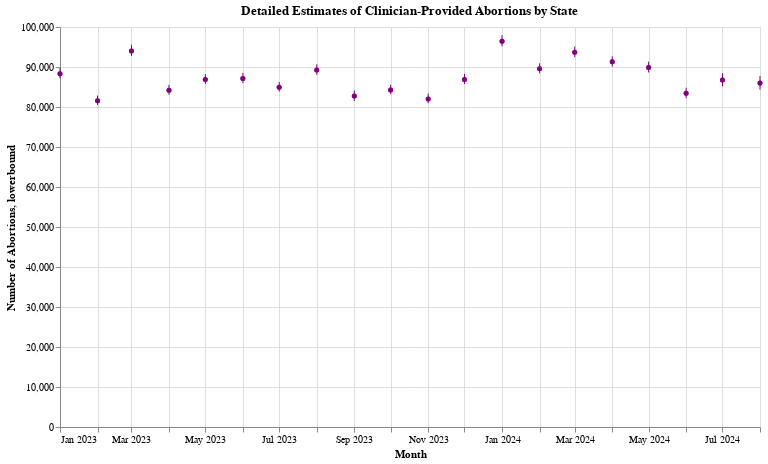

The code cell stored with this chart in its notebook:
### Code cell
# Define states with no data
no_data_states = [
    'AL', 'AR', 'ID', 'KY', 'LA', 'MS',
    'MO', 'ND', 'OK', 'SD', 'TN',
    'TX', 'WV'
]

# Add a note for states with no data
data['note'] = data['state'].apply(
    lambda x: 'No data available for this state due to a total abortion ban.' if x in no_data_states else ''
)

# Include all states in the dropdown, including those with no data
all_states = sorted(data['state'].unique().tolist() + no_data_states)
all_states = ['United States'] + [state for state in all_states if state != 'United States']

# Replace "US" with "United States"
data['state'] = data['state'].replace('US', 'United States')

# Precompute the uncertainty interval as a formatted string
data['uncertainty_interval'] = (
    data['lowerbound'].round(0).astype(int).astype(str) + "–" + data['upperbound'].round(0).astype(int).astype(str)
)

# Adjust the month column to align with the first day of each month
data['month'] = pd.to_datetime(data['month']).dt.to_period('M').dt.to_timestamp()

# Create a dropdown selector with "United States" as the default value
state_dropdown = alt.binding_select(options=all_states, name='Select State')
state_selection = alt.selection_point(fields=['state'], bind=state_dropdown, value='United States')

# Define the hover selection
hover = alt.selection_point(
    fields=['month'],
    nearest=True,
    on='mouseover',
    empty='none',
    clear='mouseout'
)

# Base chart for states with data
base_chart = alt.Chart(data).transform_filter(
    state_selection  # Filter based on selected state
).mark_point(filled=True, size=25, color='purple').encode(
    x=alt.X('month:T', title='Month', axis=alt.Axis(format='%b %Y')),
    y=alt.Y('median:Q', title='Number of Abortions'),
    tooltip=[
        alt.Tooltip('state:N', title='State'),
        alt.Tooltip('month:T', title='Month', format='%b %Y'),
        alt.Tooltip('median:Q', title='Median estimate of abortions provided', format=','),
        alt.Tooltip('uncertainty_interval:N', title='90% uncertainty interval')
    ]
).add_params(
    hover
)

# Add error bars for uncertainty intervals
error_bars = alt.Chart(data).transform_filter(
    state_selection  # Filter based on selected state
).mark_errorbar(extent='ci', color='purple').encode(
    x='month:T',
    y='lowerbound:Q',
    y2='upperbound:Q'
)

# Add a vertical line for hover interaction
hover_line = alt.Chart(data).mark_rule(color='gray').encode(
    x='month:T'
).transform_filter(
    hover  # Show the line only when hovering
)

# Add a transparent point to capture hover interactions and show the tooltip
hover_points = alt.Chart(data).mark_circle(size=25, color='purple', opacity=1).encode(
    x='month:T',
    y='median:Q',
    tooltip=[
        alt.Tooltip('month:T', title='Month', format='%b %Y'),
        alt.Tooltip('median:Q', title='Median estimate of abortions provided', format=','),
        alt.Tooltip('uncertainty_interval:N', title='90% uncertainty interval')
    ]
).add_params(
    hover
).transform_filter(
    state_selection  # Filter based on selected state
)

# Chart for states with no data
no_data_note = alt.Chart(data).transform_filter(
    state_selection  # Filter based on selected state
).transform_filter(
    alt.datum.note != ''  # Only include states with no data
).mark_text(
    align='center',
    fontSize=15,
    color='darkred'
).encode(
    text='note:N'
)

# Combine the charts
final_chart = alt.layer(
    base_chart, error_bars, hover_points, hover_line, no_data_note
).add_params(
    state_selection
).properties(
    title='Detailed Estimates of Clinician-Provided Abortions by State',
    width=700,
    height=400
)

final_chart

### Figure 1 — Vega-Lite specification as saved in the notebook (floating-point values rounded to 4 significant figures; data arrays with more than 128 entries replaced by an {"elided": "..."} marker saying what was removed)
{"config": {"view": {"continuousWidth": 300, "continuousHeight": 300}}, "layer": [{"mark": {"type": "point", "color": "purple", "filled": true, "size": 25}, "encoding": {"tooltip": [{"field": "state", "title": "State", "type": "nominal"}, {"field": "month", "format": "%b %Y", "title": "Month", "type": "temporal"}, {"field": "median", "format": ",", "title": "Median estimate of abortions provided", "type": "quantitative"}, {"field": "uncertainty_interval", "title": "90% uncertainty interval", "type": "nominal"}], "x": {"axis": {"format": "%b %Y"}, "field": "month", "title": "Month", "type": "temporal"}, "y": {"field": "median", "title": "Number of Abortions", "type": "quantitative"}}, "name": "view_29", "transform": [{"filter": {"param": "param_27"}}]}, {"mark": {"type": "errorbar", "color": "purple", "extent": "ci"}, "encoding": {"x": {"field": "month", "type": "temporal"}, "y": {"field": "lowerbound", "type": "quantitative"}, "y2": {"field": "upperbound"}}, "transform": [{"filter": {"param": "param_27"}}]}, {"mark": {"type": "circle", "color": "purple", "opacity": 1, "size": 25}, "encoding": {"tooltip": [{"field": "month", "format": "%b %Y", "title": "Month", "type": "temporal"}, {"field": "median", "format": ",", "title": "Median estimate of abortions provided", "type": "quantitative"}, {"field": "uncertainty_interval", "title": "90% uncertainty interval", "type": "nominal"}], "x": {"field": "month", "type": "temporal"}, "y": {"field": "median", "type": "quantitative"}}, "transform": [{"filter": {"param": "param_27"}}]}, {"mark": {"type": "rule", "color": "gray"}, "encoding": {"x": {"field": "month", "type": "temporal"}}, "transform": [{"filter": {"param": "param_28", "empty": false}}]}, {"mark": {"type": "text", "align": "center", "color": "darkred", "fontSize": 15}, "encoding": {"text": {"field": "note", "type": "nominal"}}, "transform": [{"filter": {"param": "param_27"}}, {"filter": "(datum.note !== '')"}]}], "data": {"name": "data-5f865855328b34d3f3c451292d3cd735"}, "height": 400, "params": [{"name": "param_28", "select": {"type": "point", "clear": "mouseout", "fields": ["month"], "nearest": true, "on": "mouseover"}, "views": ["view_29"]}, {"name": "param_27", "select": {"type": "point", "fields": ["state"]}, "bind": {"input": "select", "options": ["United States", "AK", "AL", "AR", "AZ", "CA", "CO", "CT", "DC", "DE", "FL", "GA", "HI", "IA", "ID", "IL", "IN", "KS", "KY", "LA", "MA", "MD", "ME", "MI", "MN", "MO", "MS", "MT", "NC", "ND", "NE", "NH", "NJ", "NM", "NV", "NY", "OH", "OK", "OR", "PA", "RI", "SC", "SD", "TN", "TX", "UT", "VA", "VT", "WA", "WI", "WV", "WY"], "name": "Select State"}, "value": "United States", "views": ["view_29"]}], "title": "Detailed Estimates of Clinician-Provided Abortions by State", "width": 700, "$schema": "https://vega.github.io/schema/vega-lite/v5.20.1.json", "datasets": {"data-5f865855328b34d3f3c451292d3cd735": {"elided": "780 records"}}}
